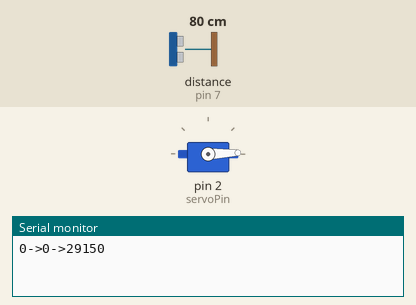
Bench run of a sketch on a simulated Arduino Uno, built with avr-gcc and run on an emulated ATmega328P. Parts: servo, the last lines printed to the serial monitor. Wiring (inferred from the names in the program): ultrasonic range finder: trigger pin 6; echo pin 7. The inputs (shaded band) are chosen by the test bench; at power-on: distance to the obstacle (sensor on pin 7) 80 cm. The echo pulse lasts 58.3 µs per cm.

Above: at 0.1 s.
At 2.2 s:
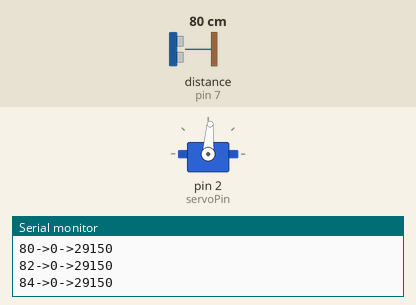
At 4.35 s:
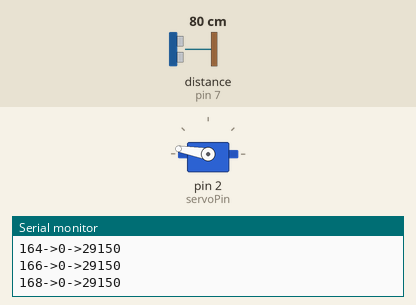
At 8.65 s:
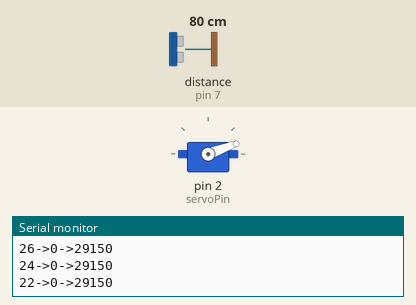
Timing chart, 0 to 11.9 s (numbered marks = the images above):
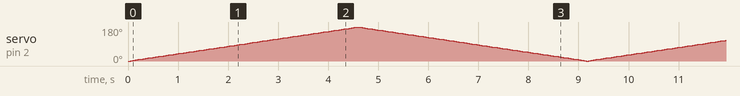

The sketch:

arduinoSonar_v1.1.ino
```cpp
#include <Servo.h>

Servo sMotor;
int trigPin=6;
int echoPin=7;
int servoPin=2;

int nLoops=5;
//int tLimit=17490;//Detection limit, 3m.
int tLimit=29150;//Detection limit, 5m.

long duration;
int angle=0;
int step=2;

void setup() {
  Serial.begin(9600);
  pinMode(trigPin,OUTPUT);
  pinMode(echoPin,INPUT);
  sMotor.attach(servoPin);
  sMotor.write(angle);
  delay(50);
}

void loop() {
  duration=0;
  for(int i=0;i<nLoops;i++)
  {
    digitalWrite(trigPin, LOW);
    delayMicroseconds(2);
    digitalWrite(trigPin, HIGH);
    delayMicroseconds(10);
    digitalWrite(trigPin, LOW);
    duration+=pulseIn(echoPin,HIGH,2*tLimit);
  }

  duration=duration/nLoops;

  Serial.print(angle);
  Serial.print("->");
  Serial.print(duration);
  Serial.print("->");
  Serial.println(tLimit);

  //Serial.println(duration/58.2);
  if(angle>(180-step) || angle<-step)
    step=-step;

  angle+=step;
  sMotor.write(angle);
  delay(50);
}
```
